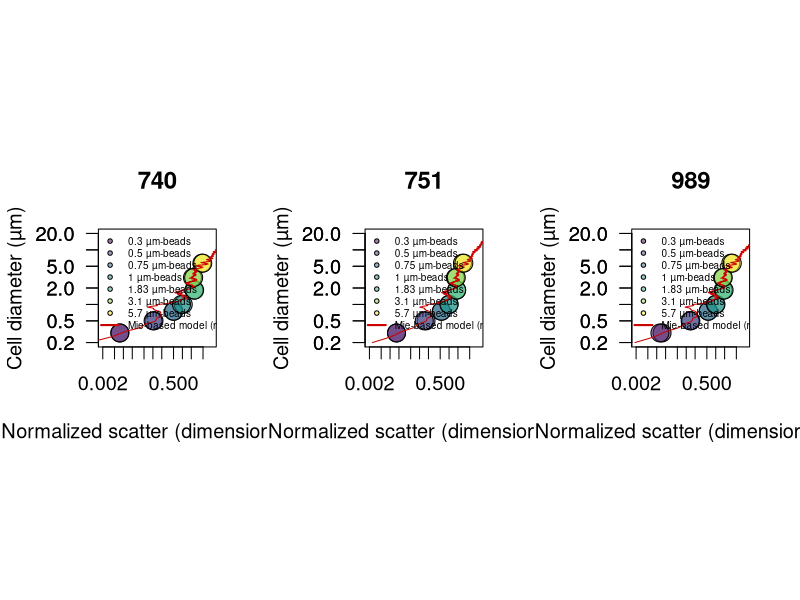

R code for this plot: (Note: this script raises an error after producing the figure.)
library(scales)
library(viridis)
path.to.git.repository <- "~/Documents/DATA/Codes/mie-theory"
setwd(path.to.git.repository)

#############################
### scatter normalization ###
#############################

beads740 <- read.csv("740-summary.csv")
beads740$fsc <- 10^((beads740$fsc.corr.high/2^16)*3.5)
id.740 <- which(beads740$size == 1) # find 1 micron beads
beads740$normalized.fsc <- beads740$fsc/mean(beads740[id.740,'fsc'])
beads740 <- beads740[order(beads740$size),]

beads989<- read.csv("989-summary.csv")
beads989$fsc <- 10^((beads989$fsc.corr.high/2^16)*3.5)
id.989 <- which(beads989$size == 1) # find 1 micron beads
beads989$normalized.fsc <- beads989$fsc/mean(beads989[id.989,'fsc'])
beads989 <- beads989[order(beads989$size),]

beads751 <- read.csv("751-summary.csv")
beads751$fsc <- 10^((beads751$fsc.corr.high/2^16)*3.5)
id.751<- which(beads751$size == 1) # find 1 micron beads
beads751$normalized.fsc <- beads751 $fsc/mean(beads751 [id.751,'fsc'])
beads751 <- beads751[order(beads751$size),]


####################
### OPTIMIZATION ###
####################
library(DEoptim)

# Mie theory fitting
# n for phyto = 1.35- 1.41 # see Lehmuskero et al. Progr Oceanogr 2018
mie2 <- t(read.csv("meidata-1010.csv" ,header=F)) # low
mie1 <- t(read.csv("meidata-1032.csv" ,header=F)) # fit
mie3 <- t(read.csv("meidata-1055.csv" ,header=F)) # high
mie4 <- t(read.csv("meidata-beads.csv" ,header=F)) # particle of 1 µm, index of refraction of 1.6033

# optimization routine
sigma.lsq <- function(mie, beads, params){

     c <- params[1]
     b <- params[2]
     id <- findInterval(beads$size, mie[,1])
     scatt <- (mie[id,2]/c)^b

           df <- data.frame(obs=beads$normalized.fsc, pred=scatt)
      sigma <- mean(((df$obs - df$pred)/df$obs)^2,na.rm=T)
      return(sigma)
  }



######################################################
#### compare MIE prediction with calibration beads ###
######################################################
png("Mie-beads-scatter.png",width=12, height=6, unit='in', res=400)

par(mfrow=c(1,3), pty='s', cex=1.2)

for(inst in c(740,751,989)){

# inst <- 740

### Optiomization

if(inst == 740) beads <- beads740
if(inst == 751) beads <- beads751
if(inst == 989) beads <- beads989

#beads1 <- subset(beads,  size > 0.3) # run to test optimzation across range of particle size, except 0.3 microns beads not properly analyzed.

f <- function(params) sigma.lsq(mie=mie4, beads=beads, params)
res <- DEoptim(f, lower=c(0,0), upper=c(10000,2), control=DEoptim.control(itermax=1000, reltol=1e-8,trace=100, steptol=100, strategy=2, parallelType=0))
print(res$optim$bestval)
params <- res$optim$bestmem # optimized 'c' and 'b' values
print(params)


### CREATE LOOKUP TABLE
#d <- 0.220; e <- 1 # LINEAR Shalapyonok et al. 2001; 0.220 (Li et al. 1992, Veldhuis et al. 2004, and more studies agreed with 220 fg C um-3)
#d <- 0.54; e <- 0.85 # EXPO Roy, S., Sathyendranath, S. & Platt, T. Size-partitioned phytoplankton carbon and carbon-to-chlorophyll ratio from ocean colour by an absorption-based bio-optical algorithm. Remote Sens. Environ. 194, 177–189 (2017).
d <- 0.216; e <- 0.939 # EXPO Roy, 1. Menden-Deuer, S. & Lessard, E. J. Carbon to volume relationships for dinoflagellates, diatoms, and other protist plankton. Limnol. Oceanogr. 45, 569–579 (2000).
d <- 0.261; e <- 0.860 # EXPO Roy, 1. Menden-Deuer, S. & Lessard, E. J. Carbon to volume relationships for dinoflagellates, diatoms, and other protist plankton. Limnol. Oceanogr. 45, 569–579 (2000).

max.scatter <- 30
min.scatter <- 0.000865

b <- params[2]
c <- params[1]
scatter <- 10^(seq(log10(min(mie2[,2]/c)), log10(max(mie3[,2]/c)),length.out=10000))

s1 <- approx((mie1[,2]/c)^b, mie1[,1], xout=scatter)
s2 <- approx((mie2[,2]/c)^b, mie2[,1], xout=scatter)
s3 <- approx((mie3[,2]/c)^b, mie3[,1], xout=scatter)
s4 <- approx((mie1[,2]/c)^b, d*(4/3*pi*(0.5*mie1[,1])^3)^e, xout=scatter)
s5 <- approx((mie2[,2]/c)^b, d*(4/3*pi*(0.5*mie2[,1])^3)^e, xout=scatter)
s6 <- approx((mie3[,2]/c)^b, d*(4/3*pi*(0.5*mie3[,1])^3)^e, xout=scatter)

		if(inst == 740){mie_740 <- data.frame(cbind(scatter=s1$x,
                                                  diam_740_mid=s1$y,diam_740_upr=s2$y,diam_740_lwr = s3$y,
                                                  Qc_740_mid=s4$y, Qc_740_upr=s5$y, Qc_740_lwr=s6$y))
                      	mie_740 <- subset(mie_740, scatter >= min.scatter & scatter <= max.scatter)
                     	}

        if(inst == 751){mie_751 <- data.frame(cbind(scatter=s1$x,
                                                  diam_751_mid=s1$y,diam_751_upr=s2$y,diam_751_lwr = s3$y,
                                                  Qc_751_mid=s4$y, Qc_751_upr=s5$y, Qc_751_lwr=s6$y))
                      	mie_751 <- subset(mie_751, scatter >= min.scatter & scatter <= max.scatter)
                      	}
	    if(inst == 989){mie_989 <- data.frame(cbind(scatter=s1$x,
                                                  diam_989_mid=s1$y,diam_989_upr=s2$y,diam_989_lwr = s3$y,
                                                  Qc_989_mid=s4$y, Qc_989_upr=s5$y, Qc_989_lwr=s6$y))
                      	mie_989 <- subset(mie_989, scatter >= min.scatter & scatter <= max.scatter)
						}

plot(beads$normalized.fsc, beads$size,log='xy', xaxt='n',xlim=c(0.002,10), ylim=c(0.2,20), bg=alpha(viridis(nrow(beads)),0.5),cex=2, pch=21, xlab="Normalized scatter (dimensionless)", ylab="Cell diameter (µm)", las=1, main=paste(inst))
axis(1, at=c(0.002,0.005,0.01,0.02,0.05,0.1,0.2,0.5,1,2,5))
axis(2, at=c(0.1,0.2,0.5,1,2,5,10,20),las=1)
lines((mie4[,2]/c)^b, mie4[,1], col='red3')
legend("topleft",cex=0.5, legend=c(paste(unique(beads$size), 'µm-beads'), "Mie-based model (n = 1.603)"), bty='n', pch=c(rep(21,nrow(beads)/2), NA), lwd=c(rep(NA,nrow(beads)/2), 2),col=c(rep(1,nrow(beads)/2),'red3'), pt.bg=alpha(c(viridis(nrow(beads)/2), 'red3'),0.5))

}

dev.off()


mie <- data.frame(cbind(mie_740[,], mie_751[,-1], mie_989[,-1]))
summary(mie)
write.csv(mie, "calibrated-mie.csv", row.names=F, quote=F)
